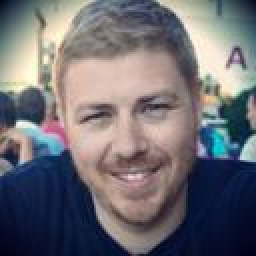
#> input picture BOTAIML.VisionBot.Monitoring.Web/ClientApp/src/assets/img/a1.jpg, 128 x 128 px (shown 2 times larger)
$ python -i brightness_detector.py   (imports and definitions only)
#> lines starting #> are read from the running program, lines starting #| are printed output that depends on the picture; after the words box and inside, x2 and y2 are one past the last pixel; in counts of white or black regions, pixels touching at a corner belong together
#> further down, picture is the input picture: shape (128, 128, 3); mean B, G, R 114.8, 108.8, 110.8
import cv2
import numpy as np


class BrightnessPredictor:
    def __init__(self):

        self.bright_thres = 0.6
        self.dark_thres = 0.6

    def face_brightness_detection(self, image):

        resized_image = cv2.resize(image, (100, 100))
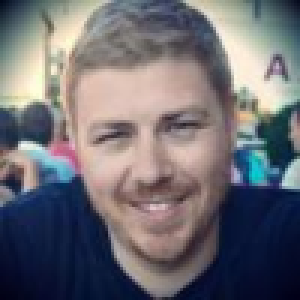
#> resized_image: shape (100, 100, 3) (shown 3 times larger); mean B, G, R 114.7, 108.7, 110.7
        gray = cv2.cvtColor(resized_image, cv2.COLOR_BGR2GRAY)
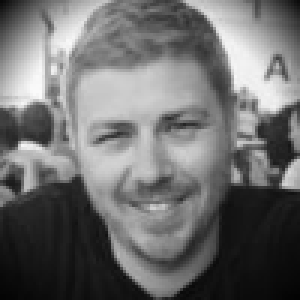
#> gray: shape (100, 100) (shown 3 times larger); min 3, max 250, mean 109.9
        hist = cv2.calcHist([gray], [0], None, [256], [0, 256])
#> hist = 256 values, max 144 at index 20, min 0 at index 0, mean 39.06
        dark_part = cv2.inRange(gray, 0, 50) #before 0-30
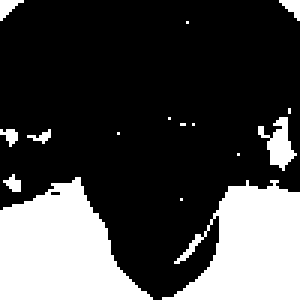
#> dark_part: shape (100, 100) (shown 3 times larger); 27.4% white; 16 white regions (9 under 20 px), largest, box (x1, y1, x2, y2) and area: (0, 59, 51, 100) 1342, (54, 60, 100, 100) 1169, (86, 39, 99, 57) 108
        bright_part = cv2.inRange(gray, 150, 255)
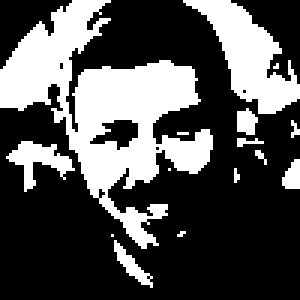
#> bright_part: shape (100, 100) (shown 3 times larger); 32% white; 15 white regions (9 under 20 px), largest, box (x1, y1, x2, y2) and area: (0, 0, 71, 83) 2205, (61, 0, 100, 38) 629, (2, 47, 25, 64) 159, (38, 80, 51, 96) 66, (79, 36, 86, 45) 47, (94, 53, 100, 63) 45
        total_pixel = np.size(gray)
#> total_pixel = 10000
        dark_pixel = np.sum(dark_part > 0)
#> dark_pixel = 2744
        bright_pixel = np.sum(bright_part > 0)
#> bright_pixel = 3205
        d_pix = dark_pixel/total_pixel
#> d_pix = 0.274
        b_pix = bright_pixel/total_pixel
#> b_pix = 0.321

        return False if d_pix > self.dark_thres or b_pix > self.bright_thres else True

>>> import cv2
>>> picture = cv2.imread('../../BOTAIML.VisionBot.Monitoring.Web/ClientApp/src/assets/img/a1.jpg')
>>> result = BrightnessPredictor().face_brightness_detection(picture)
#> result = True

$ run again, on BOTAIML.VisionBot.Monitoring.Web/ClientApp/src/assets/img/a2.jpg
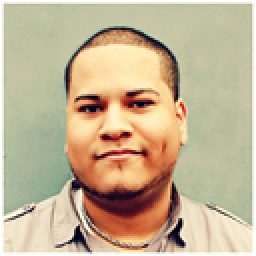
#> input picture BOTAIML.VisionBot.Monitoring.Web/ClientApp/src/assets/img/a2.jpg, 128 x 128 px (shown 2 times larger)
#> picture is the input picture: shape (128, 128, 3); mean B, G, R 148, 178.9, 196.6
#> hist = 256 values, max 526 at index 189, min 0 at index 0, mean 39.06
#> in face_brightness_detection, `dark_part = cv2.inRange(gray, 0, 50)`:
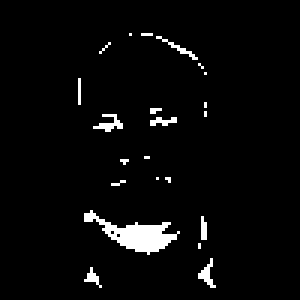
#> dark_part: shape (100, 100) (shown 3 times larger); 3.5% white; 22 white regions (18 under 20 px), largest, box (x1, y1, x2, y2) and area: (28, 70, 60, 85) 182, (31, 38, 41, 44) 27, (66, 86, 72, 96) 24, (52, 12, 66, 20) 20
#> in face_brightness_detection, `bright_part = cv2.inRange(gray, 150, 255)`:
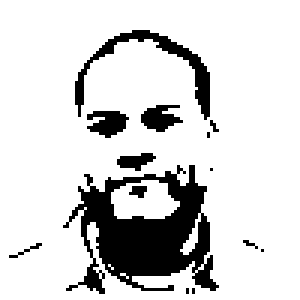
#> bright_part: shape (100, 100) (shown 3 times larger); 84% white; 14 black regions (9 under 20 px), largest, box (x1, y1, x2, y2) and area: (21, 55, 73, 98) 1098, (25, 10, 70, 40) 248, (29, 37, 43, 46) 84, (47, 35, 61, 44) 79, (39, 51, 52, 57) 47
#> total_pixel = 10000
#> dark_pixel = 348
#> bright_pixel = 8395
#> d_pix = 0.0348
#> b_pix = 0.84
#> result = False

$ run again, on BOTAIML.VisionBot.Monitoring.Web/ClientApp/src/assets/img/a3.jpg
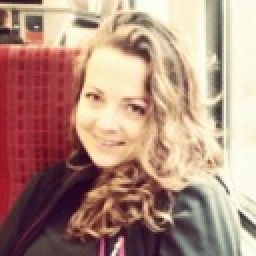
#> input picture BOTAIML.VisionBot.Monitoring.Web/ClientApp/src/assets/img/a3.jpg, 128 x 128 px (shown 2 times larger)
#> picture is the input picture: shape (128, 128, 3); mean B, G, R 126.7, 141.5, 177.1
#> hist = 256 values, max 240 at index 249, min 0 at index 0, mean 39.06
#> in face_brightness_detection, `dark_part = cv2.inRange(gray, 0, 50)`:
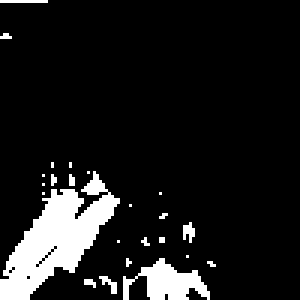
#> dark_part: shape (100, 100) (shown 3 times larger); 10.7% white; 24 white regions (22 under 20 px), largest, box (x1, y1, x2, y2) and area: (0, 57, 40, 100) 741, (41, 86, 70, 100) 214
#> in face_brightness_detection, `bright_part = cv2.inRange(gray, 150, 255)`:
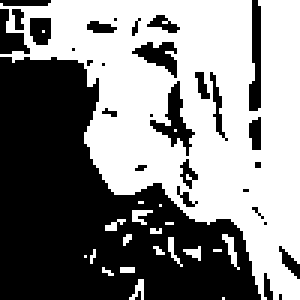
#> bright_part: shape (100, 100) (shown 3 times larger); 52.1% white; 31 black regions (16 under 20 px), largest, box (x1, y1, x2, y2) and area: (0, 19, 87, 100) 3975, (50, 27, 65, 52) 123, (83, 0, 87, 37) 111
#> total_pixel = 10000
#> dark_pixel = 1065
#> bright_pixel = 5213
#> d_pix = 0.106
#> b_pix = 0.521
#> result = True

$ run again, on BOTAIML.VisionBot.Monitoring.Web/ClientApp/src/assets/img/a4.jpg
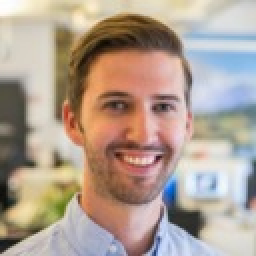
#> input picture BOTAIML.VisionBot.Monitoring.Web/ClientApp/src/assets/img/a4.jpg, 128 x 128 px (shown 2 times larger)
#> picture is the input picture: shape (128, 128, 3); mean B, G, R 146.7, 159.7, 176.4
#> hist = 256 values, max 159 at index 210, min 0 at index 0, mean 39.06
#> in face_brightness_detection, `dark_part = cv2.inRange(gray, 0, 50)`:
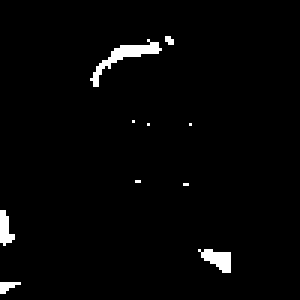
#> dark_part: shape (100, 100) (shown 3 times larger); 2.1% white; 10 white regions (7 under 20 px), largest, box (x1, y1, x2, y2) and area: (30, 13, 54, 29) 91, (66, 83, 77, 91) 52, (0, 70, 5, 82) 37
#> in face_brightness_detection, `bright_part = cv2.inRange(gray, 150, 255)`:
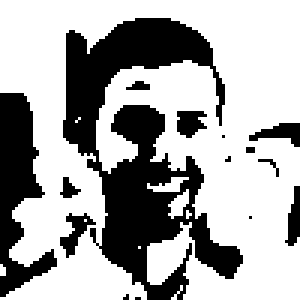
#> bright_part: shape (100, 100) (shown 3 times larger); 66.2% white; 15 black regions (8 under 20 px), largest, box (x1, y1, x2, y2) and area: (21, 6, 81, 100) 2388, (0, 31, 19, 99) 646, (83, 41, 100, 49) 72
#> total_pixel = 10000
#> dark_pixel = 211
#> bright_pixel = 6624
#> d_pix = 0.0211
#> b_pix = 0.662
#> result = False
